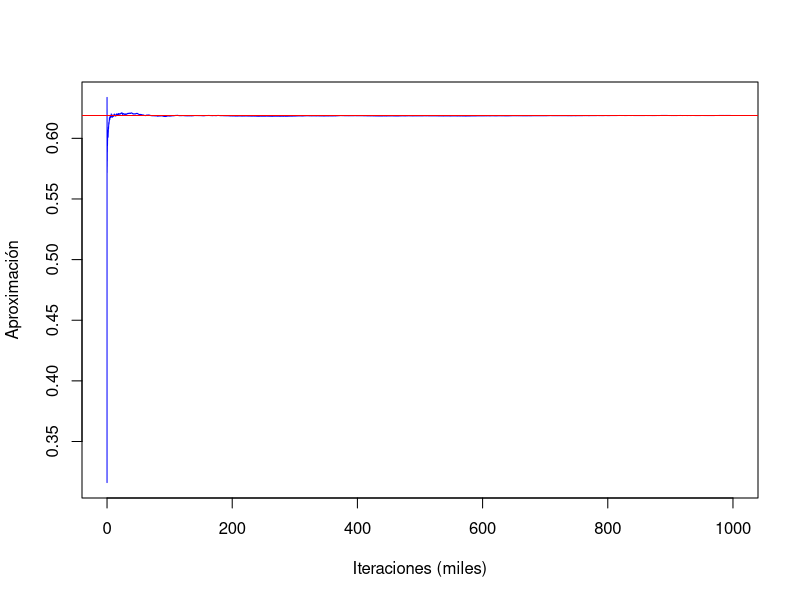
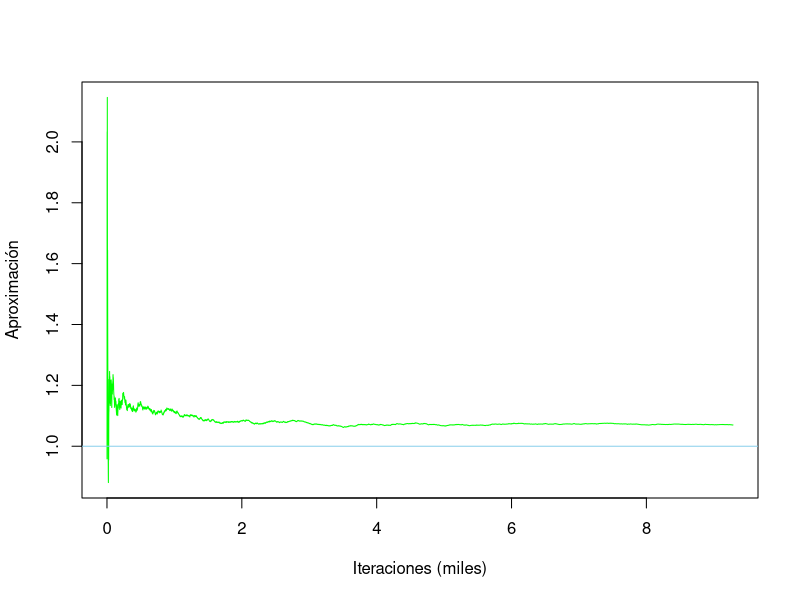
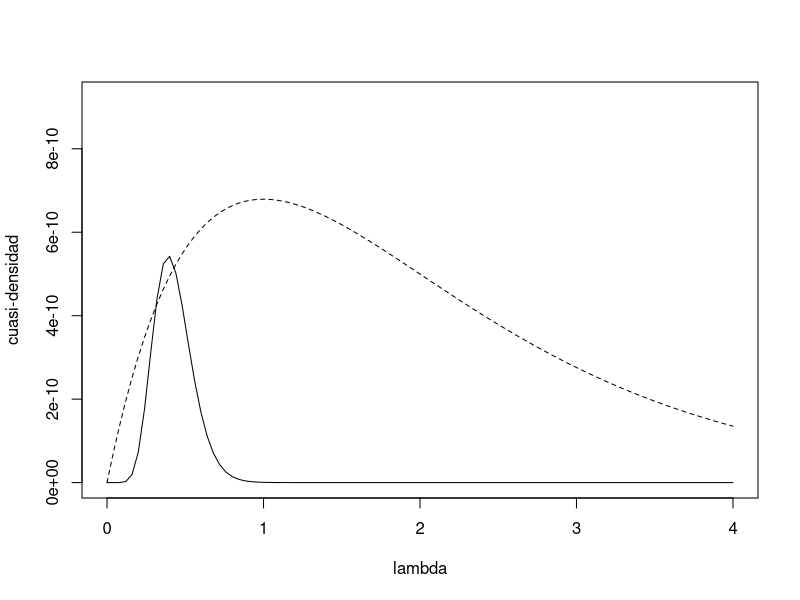
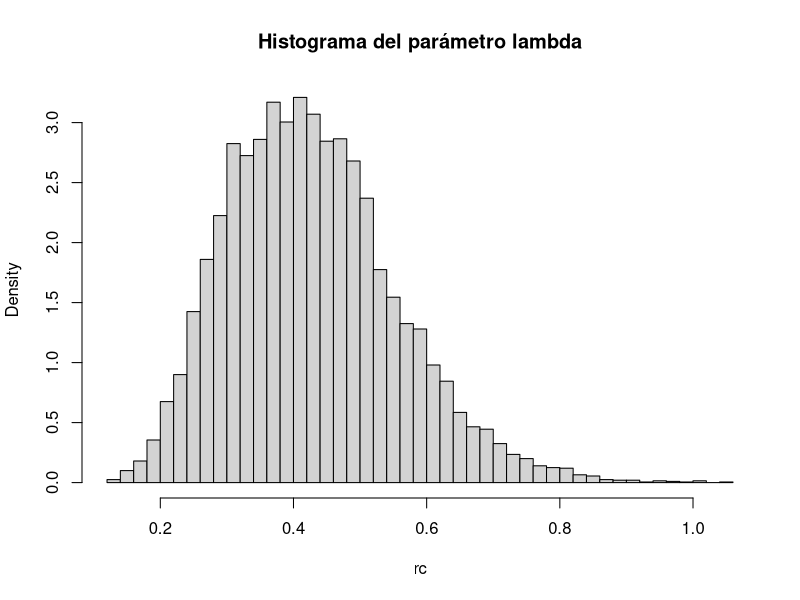
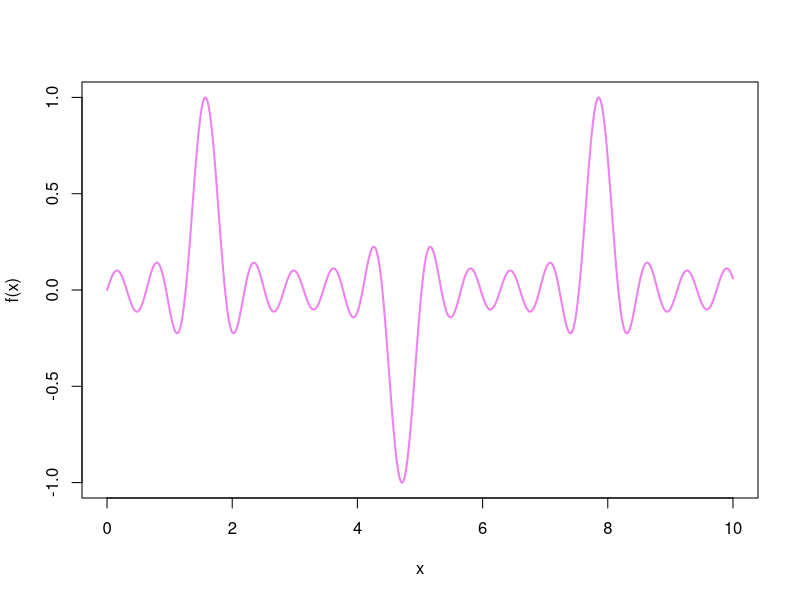
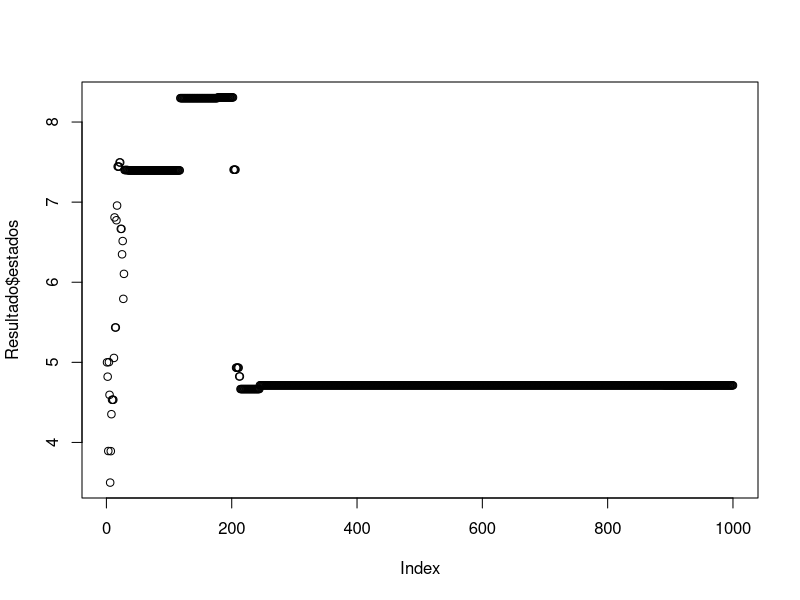
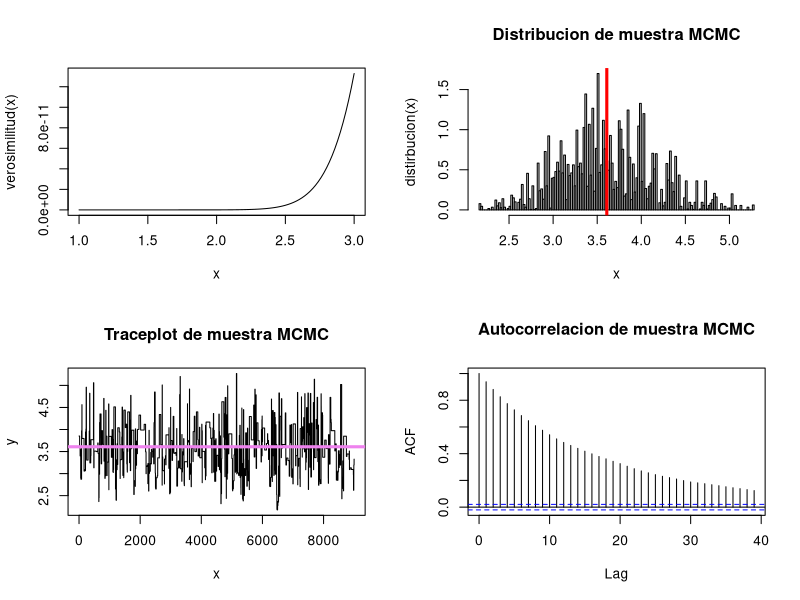
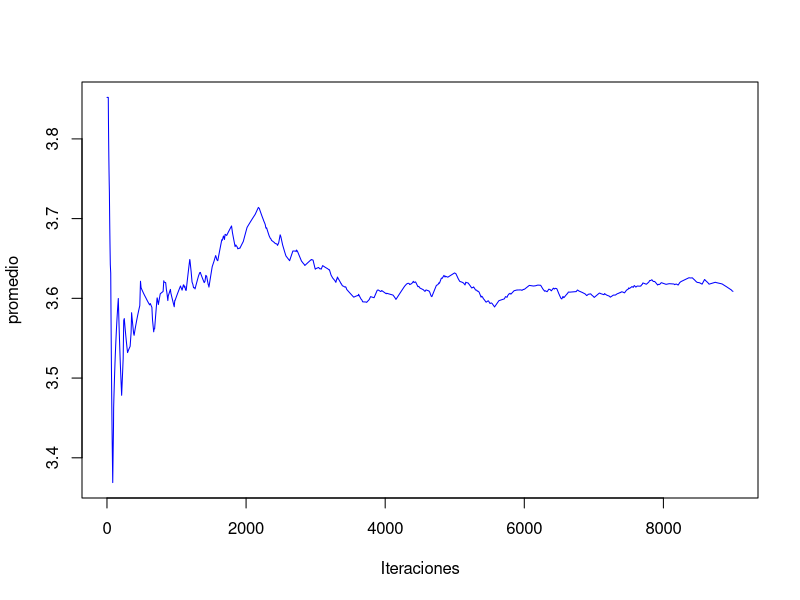

Write the R code that produced these figures, in order.
## ---- chunk 1
set.seed(12345)

# Definimos la función a integrar
g <- Vectorize(function(x)
  exp(-x ^ 2) / (1 + x ^ 2))

# Calculamos el valor exacto de la integral
int_exacta <- integrate(g, 0, 1)$value

# Tamaño de la muestra
n <- 10 ^ 6

# Generamos una m.a.s de U[0, 1]
U <- runif(n)

# Calculamos los valores de la función en los valores generados
Y <- g(U)

# Calculamos la aproximación de la integral mediante Monte Carlo
int_aprox <- mean(Y)

# Calculamos el error absoluto entre el valor aproximado y el valor exacto de la integral
error_1 <- abs(int_aprox - int_exacta)

error_1
## ---- chunk 2
prod_acum <- cumsum(Y) / (1:n)

plot(
  (1:n) / 1000,
  prod_acum,
  col = "blue",
  type = "l",
  ylab = "Aproximación",
  xlab = "Iteraciones (miles)"
)

abline(h = integrate(g, 0, 1)$value,
       col = "red",
       lwd = 1)
## ---- chunk 3
lambda <- 1

f_L <- function(L){
  
  return(lambda * exp(-lambda * L))
  
}
## ---- chunk 4
set.seed(54321)

# Número de muestras
n <- 10 ^ 4

# Generamos las muestras de la distribución auxiliar g(L) ~ N(3, 4)
g_L <- rnorm(n, mean = 3, sd = 2)

# Filtramos para asegurarnos de que las muestras sean positivas
g_L <- g_L[g_L > 0]

n <- length(g_L)

# Definimos una función que calcula el valor correspondiente para cada L
f <- Vectorize(function(L)
  (L * f_L(L)) / (dnorm(L, mean = 3, sd = 2)))

# Calculamos los valores de la función en los valores de la muestra
Y <- f(g_L)

# Calculamos la estimación del valor esperado
estimacion <- mean(Y)

# Calculamos el valor esperado exacto
valor_esperado <- 1 / lambda

# Calculamos el error absoluto entre la estimación y el valor esperado
error_2 <- abs(estimacion - valor_esperado)

# Guardamos lo obtenido en una matriz
A <- matrix(c(estimacion, valor_esperado, error_2), ncol = 3)
colnames(A) <- c("Estimación", "Valor real", "Error absoluto")

A
## ---- chunk 5
prod_acum <- cumsum(Y) / (1:n)

plot(
  (1:n) / 1000,
  prod_acum,
  col = "green",
  type = "l",
  ylab = "Aproximación",
  xlab = "Iteraciones (miles)"
)

abline(h = valor_esperado,
       col = "skyblue",
       lwd = 1)
## ---- chunk 6
muestra <- c(2.72, 1.93, 1.76, 0.49, 6.12, 0.43, 4.01, 1.71, 2.01, 5.96)
## ---- chunk 7
lik <- Vectorize(function(lambda)
  prod(dexp(muestra, rate = lambda)))
## ---- chunk 8
# Se maximiza la función
emv <- optimize(lik , int = range(muestra), maximum = TRUE)

# Se extrae la constante c
c <- emv$objective
## ---- chunk 9
f.cuasi <- function(lambda)
  lik(lambda) * dgamma(lambda, shape = 2, scale = 1)
curve(
  c * dgamma(x, shape = 2, scale = 1),
  xlim = c(0, 4),
  ylim = c(0, c / 2),
  lty = 2,
  xlab = "lambda",
  ylab = "cuasi-densidad"
)
curve(f.cuasi, add = TRUE)
## ---- chunk 10
# Cantidad de simulaciones
nsim <- 10 ^ 4

# Muestras correspondientes
U <- runif(nsim)
rc <- rgamma(nsim, shape = 2, scale = 1)

# Núumero de generaciones inicial
ngen <- length(rc)

# Verosimilitud de la muestra de gamma
Ver <- lik(rc)

# Ciclo para realizar las simulaciones requieridas
for (i in 1:nsim) {
  # Ciclo para el algoritmo de aceptación-rechazo
  while ((U[i] * c) > (Ver[i])) {
    U[i] <- runif(1)
    rc[i] <- rgamma(1, shape = 2, scale = 1)
    Ver[i] <- lik(rc[i])
    ngen <- ngen + 1
  }
}
## ---- chunk 11
cat("Lambda estimado = ", mean(rc))
## ---- chunk 12
hist(rc,
     freq = FALSE,
     main = "Histograma del parámetro lambda",
     breaks = "FD")
## ---- chunk 13
{
  cat("Número de generaciones = ", ngen)
  cat("\nNúmero medio de generaciones = ", ngen / nsim)
  cat("\nProporción de rechazos = ", 1 - (nsim / ngen), "\n")
}
## ---- chunk 14
quantile(rc, c(0.005, 0.995))
## ---- chunk 15
f <- function(x) {
  (sin(10 * x)) / (10 * cos(x))
}
## ---- chunk 16
curve(
  f,
  col = "violet",
  lwd = 2,
  from = 0,
  to = 10,
  n = 1000,
  ylab = "f(x)"
)
## ---- chunk 17
resim <- function(f,
                  alpha = 0.5,
                  s0 = 0,
                  niter,
                  mini = -Inf,
                  maxi = Inf) {
  # Valor inicial
  s_n <- s0
  
  # Vector para guardar los estados
  estados <- rep(0, niter)
  
  # Contador de iteraciones
  iter_count <- 0
  
  # Ciclo para encontrar el mínimo
  for (k in 1:niter) {
    # Estado de esta iteración
    estados[k] <- s_n
    
    # Se reduce el T según el número de iteraciones
    t <- (1 - alpha) ^ k
    
    # Nuevo estado para comparar con el actual
    s_new <- rnorm(1, s_n, 1)
    
    # Se acorta el intervalo según los estados
    if (s_new < mini) {
      s_new <- mini
    }
    if (s_new > maxi) {
      s_new <- maxi
    }
    
    # Se define la diferencia de los estados, evaluados en sus funciones
    dif <- f(s_new) - f(s_n)
    
    # Se actualiza el estado según la condición
    if (dif < 0) {
      s_n <- s_new
    }
    else {
      # Número aleatorio para comparar
      random <- runif(1, 0, 1)
      
      # Se compara el aleatorio con p
      if (random < exp(-dif / t)) {
        s_n <- s_new
      }
    }
    
    # Aumenta el contador de iteraciones
    iter_count <- iter_count + 1
  }
  return(list(minimo = s_n, estados = estados))
}
## ---- chunk 18
set.seed(54321)
Resultado <- resim(f, 0.1, 5, 1000, 0, 10)
cat("El mínimo de la función f en [0, 10] es: ", Resultado$minimo)
## ---- chunk 19
plot(Resultado$estados)
## ---- chunk 20
muestra <- c(4, 2, 5, 6, 3, 4, 7, 5, 6, 4)
## ---- chunk 21
verosimilitud <- Vectorize(function(lambda) {
  prod(dpois(muestra, lambda))
})
## ---- chunk 22
simulaciones <- 10 ^ 4
quemados <- 1000 #se usan 1000 dado que es el estandar

# Matriz de resultados
MCMC <- matrix(data = 0, nrow = simulaciones, ncol = 5)
colnames(MCMC) <- c("x", "PIx", "PIy", "Fxy", "Salto")

# Valor inicial de x
x <- runif(1, 0, 10)

for (i in 1:simulaciones) {
  y = rgamma(1, 3, 2)
  
  PIx <- verosimilitud(x)
  PIy <- verosimilitud(y)
  
  Kxy = dgamma(x, 3, 2)
  Kyx = dgamma(y, 3, 2)
  
  Rxy = (PIy * Kyx) / (PIx * Kxy)
  
  Fxy <- runif(1)
  
  MCMC[i, ] <- c(x, PIx, PIy, Fxy, 0)
  
  if (Fxy < Rxy) {
    x <- y
    lsalto <- 1
  } else {
    lsalto <- 0
  }
  MCMC[i, 5] <- lsalto
}

mcmc <- MCMC[(quemados + 1):simulaciones, "x"]

head(mcmc, 25)
## ---- chunk 23
media <- mean(mcmc)
print(media)
## ---- chunk 24
par(mfrow = c(2, 2))
media = mean(mcmc)
curve(verosimilitud(x),
      from = 1,
      to = 3,
      type = "l")
abline(v = media, col = 'red', lwd = 3)
hist(
  mcmc,
  freq = FALSE,
  main = "Distribucion de muestra MCMC",
  xlab = "x",
  ylab = "distirbucion(x)",
  breaks = 200
)
abline(v = media, col = 'red', lwd = 3)
## ---- chunk 25
plot(
  mcmc,
  type = "l",
  xlab = "x",
  ylab = "y",
  main = "Traceplot de muestra MCMC"
)
abline(h = media,
       col = 'violet',
       lwd = 3)
## ---- chunk 26
acf(mcmc, main = "Autocorrelacion de muestra MCMC")
## ---- chunk 27
par(mfrow = c(1, 1))
m = simulaciones - quemados
acumulado <- cumsum(mcmc) / (1:m) # media acumulada
plot(
  1:m,
  acumulado,
  col = "blue",
  type = "l",
  ylab = "promedio",
  xlab = "Iteraciones"
)
## ---- chunk 28
cat("Tasa de aceptacion \n",
    "NumeroSaltos/TotalIteraciones :",
    mean(MCMC[, "Salto"]),
    "\n")
